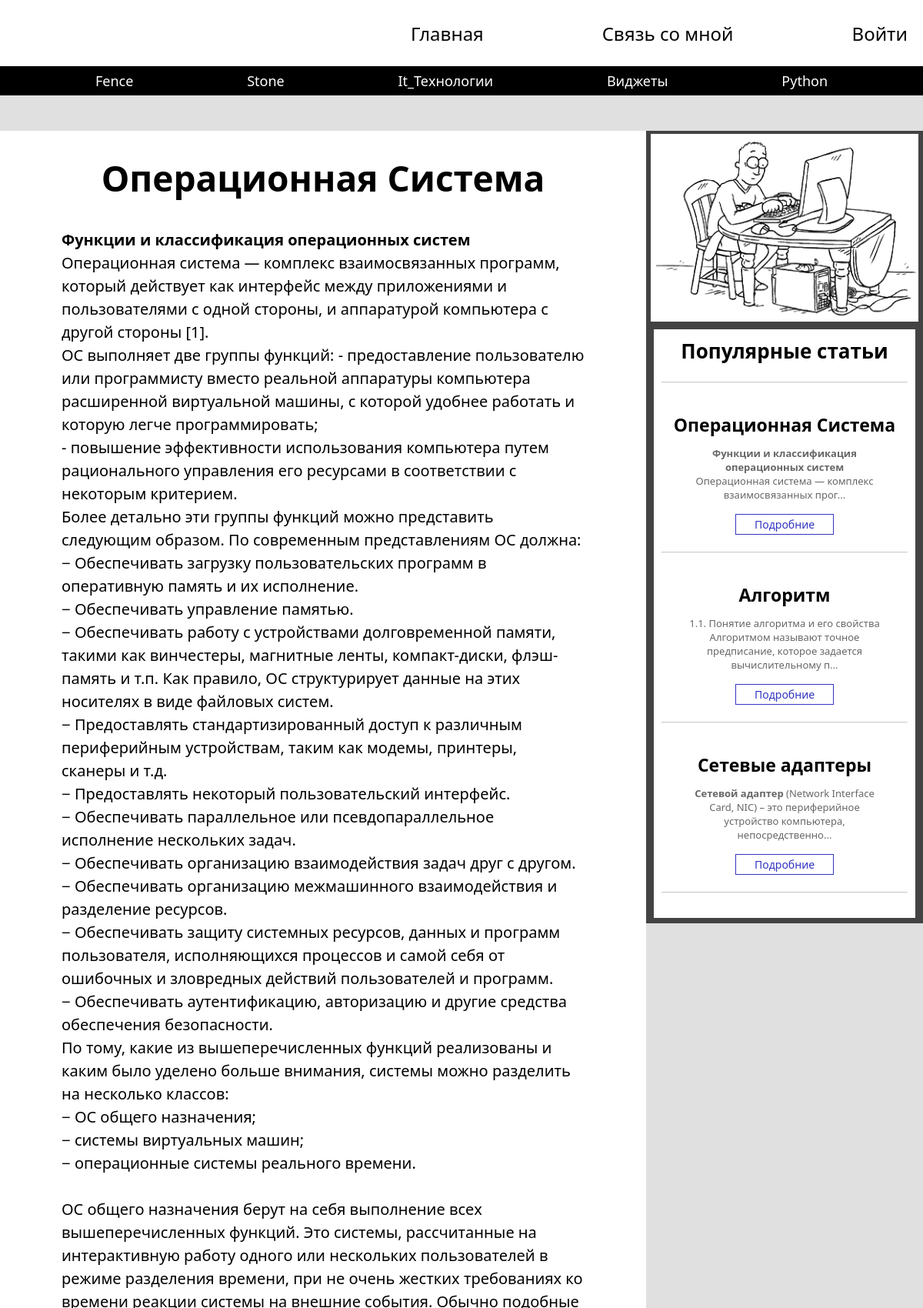
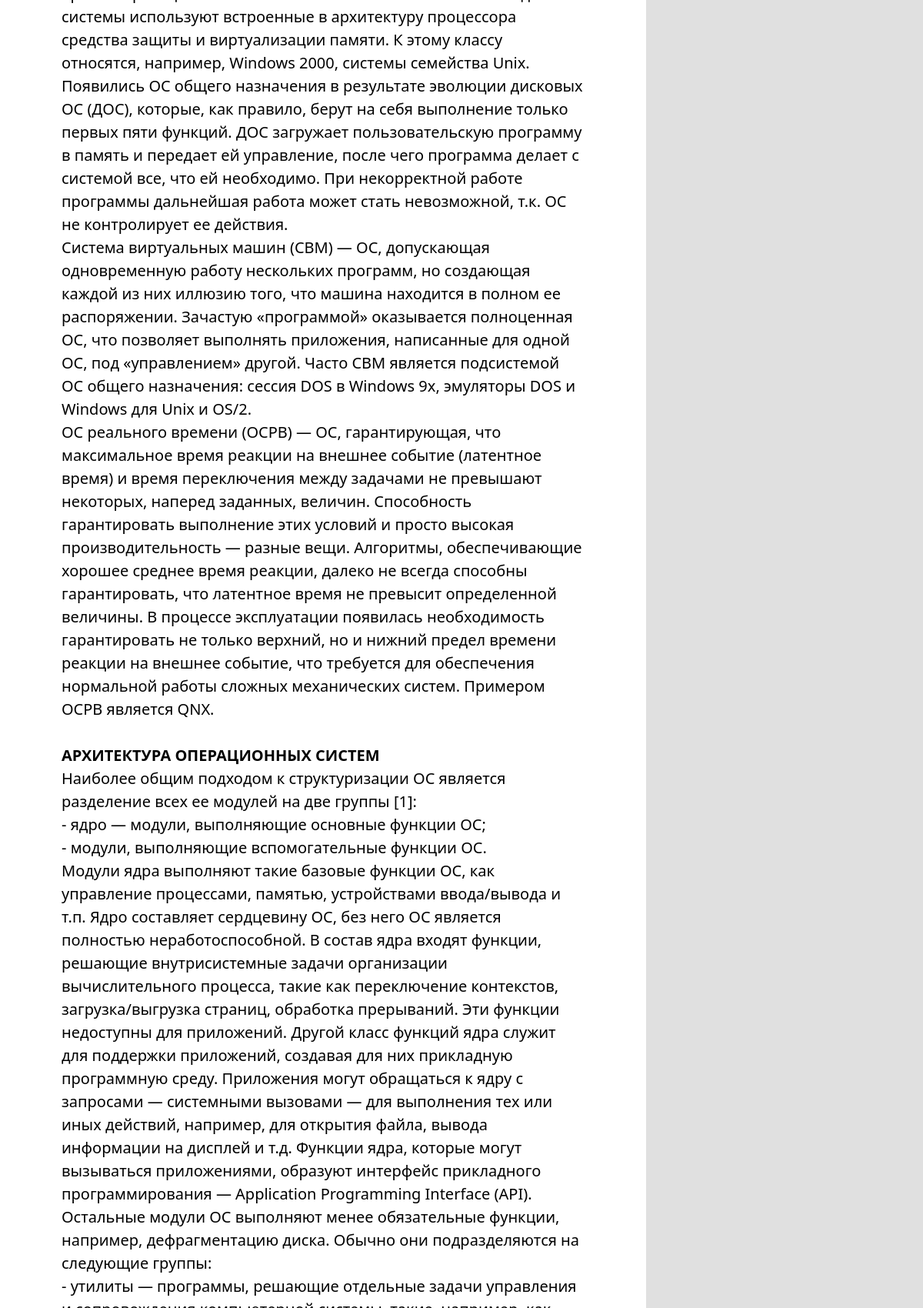
/articles.php?id=2 (upper part), run on the app's committed database (2 pictures, top to bottom).
### tables this page shows
CREATE TABLE `articles_cat` (
  `id` int(11) UNSIGNED NOT NULL,
  `title` varchar(100) NOT NULL
);

CREATE TABLE `articles` (
  `id` int(11) UNSIGNED NOT NULL,
  `title` varchar(100) NOT NULL,
  `image` varchar(255) DEFAULT NULL,
  `text` text NOT NULL,
  `categorie_1` int(11) DEFAULT NULL,
  `pubdate` int(11) NOT NULL,
  `views` int(11) NOT NULL
);

### includ/db.php (called while the page is built, shortened)
<?php
    require "config.php";
    $mysqli = new mysqli(
        $config['db']['server'],
        $config['db']['username'],
        $config['db']['password'],
        $config['db']['name']
);
$articles_id = $_GET['id'];
    $categories = mysqli_query($mysqli,"SELECT * FROM `articles_cat`");
    $articles_c = mysqli_query($mysqli,"SELECT * FROM `articles` WHERE `id` = $articles_id");
    $articles_side = mysqli_query($mysqli,"SELECT * FROM `articles` ORDER BY `views` DESC LIMIT 3");
?>

### articles.php (the view, shortened to what this page needs)
<?php require "blocks/header.php";
$art = mysqli_fetch_assoc($articles_c);
mysqli_query($mysqli,"UPDATE `articles` SET `views` = `views`+1 WHERE `id`=$articles_id");?>
    <main>
        <section class="news wrepper articles_c">
            <h1><? echo $art['title'];?></h1>
            <p class="text_art"><? echo $art['text'];?></p>
            </section>
            <?php require "blocks/side.php";?>
    </main>
<?php require "blocks/footer.php";?>

### blocks/header.php (shortened to what this page needs)
<?php require "includ/db.php"; ?>
<!DOCTYPE html>
<html lang="ru">
<head>
    <link rel="stylesheet" href="./css/style.css">
</head>
<body>
    <header>
        <nav>
            <label for="checkboxMenu">
                <ul class="menu touch">
                    <li class="logo"></li>
                    <li><a href="/">Главная</a></li>
                    <li><a href="about.php">Связь со мной</a></li>
                    <?php if ($_COOKIE['user'] == ''): ?>
                    <li><a href="login.php">Войти</a></li>
                    <?php else: ?>
                    <li><a href="../form/exit.php">Выйти из
                            <?php echo $_COOKIE['user']; ?>
                        </a></li>
                    <?php endif; ?>
                </ul>
            </label>
        </nav>
        <div class="bot-header">
            <div class="header-container">
                <?php while ($cats = mysqli_fetch_assoc($categories)) { ?>
                <a href="../categorie.php?id=<?php echo $cats['id'] ?>" class="categories">
                    <?php echo $cats['title']; ?>
                </a>
                <?php } ?>
            </div>
        </div>
    </header>

### blocks/side.php
<aside>
            <div class="side">
            <div class="video-side">
                 <img src="./img/videoplayback.gif" width="348px"></img>
           </div>
           <div class="container-side">
                <h2>Популярные статьи</h2>
                <hr>
                <div class="views">
                    <?php
                    while($art = mysqli_fetch_assoc( $articles_side)){?>
                        <div class="view">
                            <h3><?php echo $art['title'];?></h3>
                            <p><?php echo mb_substr($art['text'],0,120,'utf-8').'...';?></p>
                            <a href="../articles.php?id=<?php echo $art['id']?>">Подробние</a>
                            <hr>
                        </div>
                        <?php };?>
                </div>
        </div>
    </div>
        </aside>

### css/style.css (style rules this page uses)
* { margin: 0; padding: 0; font-family: 'Segoe UI', Tahoma, Geneva, Verdana, sans-serif; }
body,html { overflow-x: hidden; background-color: rgb(224, 224, 224); }
header { background-color: #fff; }
nav { max-width: 1400px; width: 100%; margin: 0 auto; }
.menu { height: 86px; display: flex; justify-content: space-between; align-items: center; }
.menu li { list-style: none; padding: 10px 20px; }
.menu li a { text-decoration: none; color: #000; font-size: 24px; }
.logo { font-weight: bold; }
.logo:first-child { margin-right: 44%; }
.bot-header { background-color: #000; width: 100%; }
.header-container { height: 38px; max-width: 1100px; margin: 0 auto; align-items: center; display: flex; justify-content: space-around; align-items: center; }
.bot-header a { text-decoration: none; color: white; font-size: 18px; }
main { display: flex; justify-content: space-around; min-height: 74.7vh; }
.side { width: 360px; background: rgba(0, 0, 0, 0.701); margin: 46px 0; border-bottom: 2px solid rgba(0, 0, 0, 0); }
.video-side { width: 360px; min-height: 170px; }
.video-side img { padding-left: 6px; padding-top: 4px; }
aside h2 { color: black; text-align: center; font-size: 26px; }
aside hr { margin: 22px 0; opacity: 0.5; }
.container-side { background-color: #fff; padding: 10px; width: 320px; margin: 5px auto; }
.view h3 { text-align: center; font-size: 23px; padding-top: 16px; }
.view p { text-align: center; font-size: 13px; color: rgba(0, 0, 0, 0.601); padding: 12px 26px; }
.view a { text-decoration: none; color: #3335c0; padding: 3px 2px; border: 1px solid #3335c0; display: block; text-align: center; margin: 4px 30%; font-size: 14px; }
.news { padding: 46px 0; background-color: #ffffff; }
.wrepper { max-width: 1100px; width: 100%; margin: 0 auto; }
.articles_c { background-color: white; padding: 30px 80px; margin: 46px auto; }
.articles_c h1 { font-size: 46px; text-align: center; margin-bottom: 35px; }
.articles_c p { font-size: 20px; line-height: 1.5; }
.text_art { min-height: 80vh; }
@media screen and (max-width:1200px) { .logo:first-child { margin-right: 30%; } }

### data on the page
articles_cat: title "Fence"
articles_cat: title "Stone"
articles_cat: title "It_Технологии"
articles_cat: title "Виджеты"
articles_cat: title "Python"
articles: title "Операционная Система", text "Функции и классификация операционных систем Операционная система — комплекс взаимосвязанных программ, который действует как интерфейс между приложениями и пользователями с одной стороны, и аппаратурой компьютера с другой стороны [1]. ОС выполняет две группы функций: - предоставление пользователю или программисту вместо реальной аппаратуры компьютера расширенной виртуальной машины, с которой удобнее работать и которую легче программировать; - повышение эффективности использования компьютера путем рационального управления его ресурсами в соответствии с некоторым критерием. Более детально эти группы функций можно представить следующим образом. По современным представлениям ОС должна: −…", text "Функции и классификация операционных систем Операционная система — комплекс взаимосвязанных прог"
articles: title "Алгоритм", text "1.1. Понятие алгоритма и его свойства Алгоритмом называют точное предписание, которое задается вычислительному п"
articles: title "Сетевые адаптеры", text "Сетевой адаптер (Network Interface Card, NIC) – это периферийное устройство компьютера, непосредственно"
